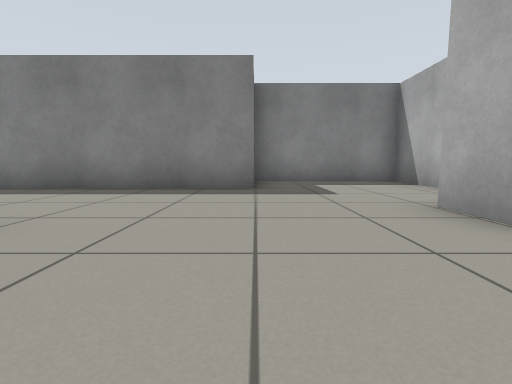
[1] (above)

16 first-person views from a walk through a Gazebo world. The camera is 0.5 m above the floor, tilts 6° down and sees 85° across. The floor is counted in squares, 1 m on a side. Each view is taken from the middle of a square. On the plan, view 1 faces up. The plan holds only what a view shows up to about 9 squares ahead; the rest is blank.

[2]
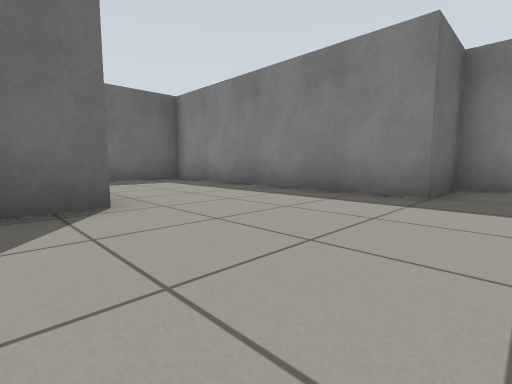

[3]
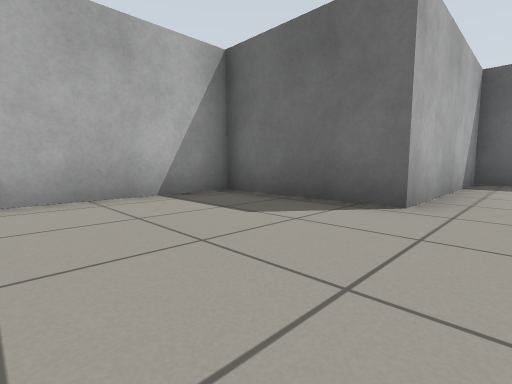

[4]
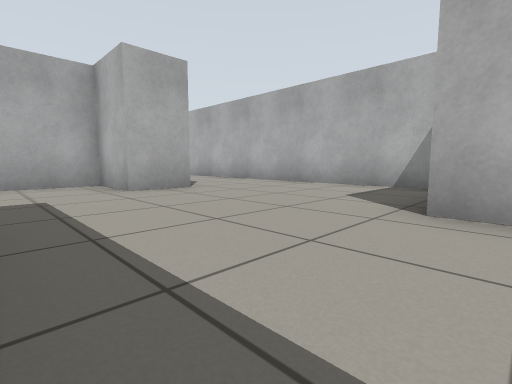

[5]
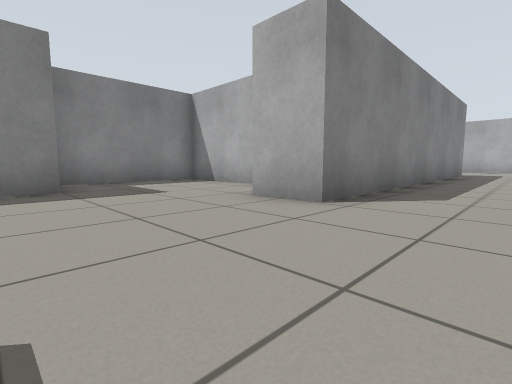

[6]
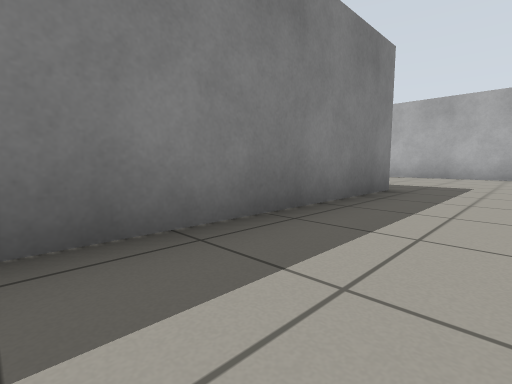

[7]
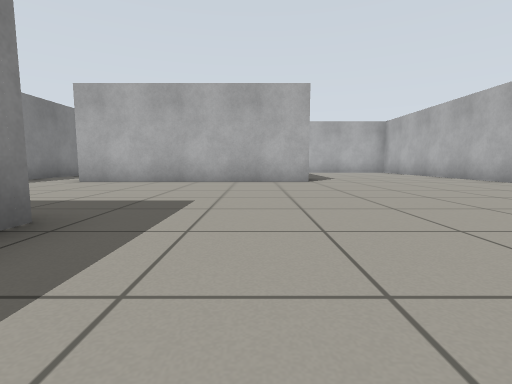

[8]
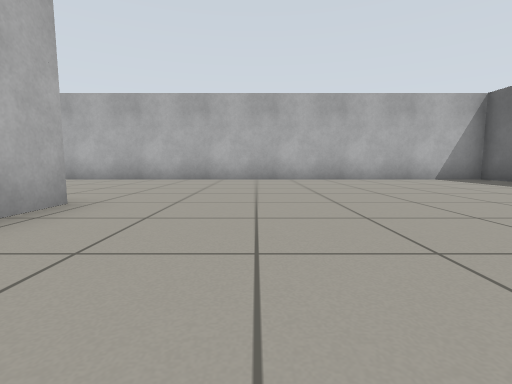

[9]
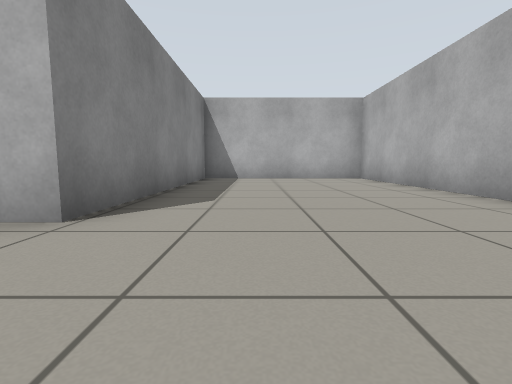

[10]
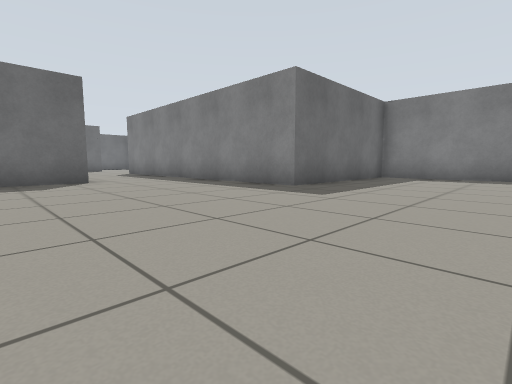

[11]
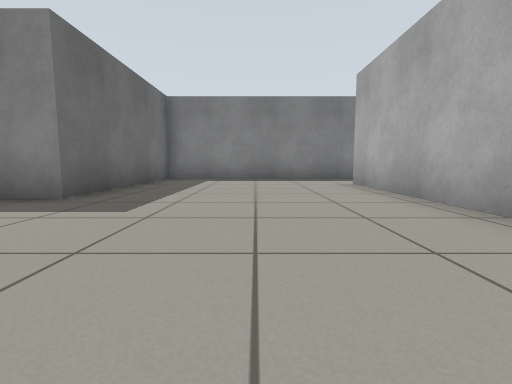

[12]
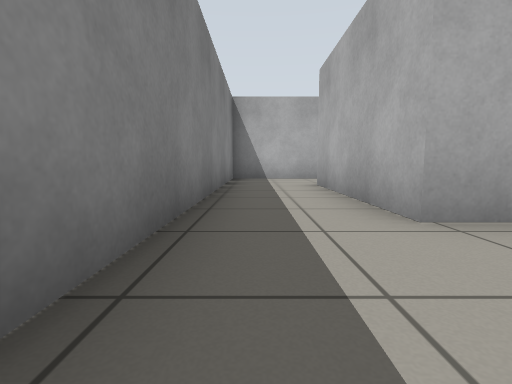

[13]
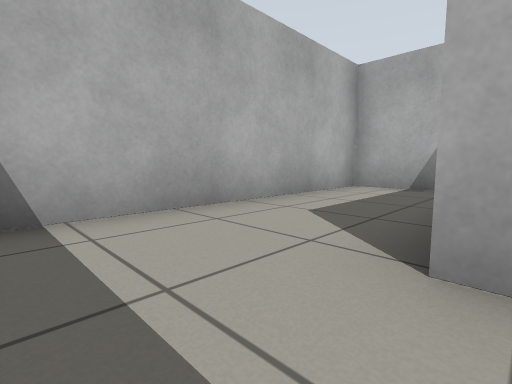

[14]
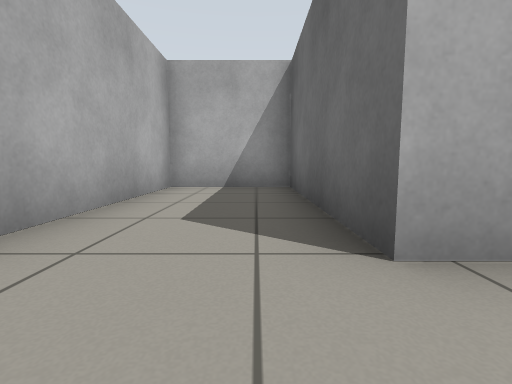

[15]
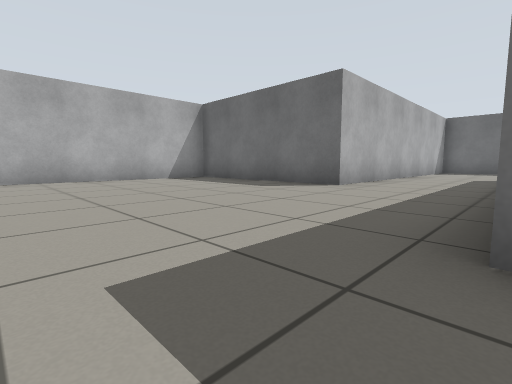

[16]
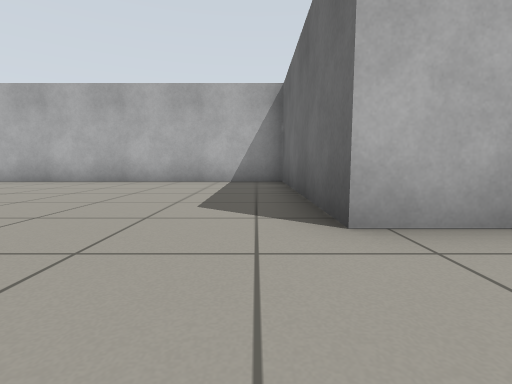

### Floor plan
Ten units are one square. View 1 is at (0, 0); x grows to the right and y downward. Boxes are objects, and circles mark ways between rooms. Rooms are numbered by the first view taken in them; rooms with no view inside come last. Other rooms are left out.
<svg viewBox="-74 -78 309 147">
<path fill="none" stroke="#000" d="M21 -19 21 -31 37 -31 37 -73 0 -73 0 -55 -69 -55 -69 -20 -23 -20 -23 11 4 11M230 14 163 14 163 -46 203 -46 203 -3 227 -3 227 -67 113 -67 113 -19 21 -19M227 64 227 14M4 11 73 11 73 63 230 63"/>
<circle cx="15" cy="-5" r="3" fill="#2a7"/>
<text x="-10" y="-40">1</text>
<text x="140" y="10">2</text>
</svg>
Room 1 opens to room 2.

Where each view was taken, in squares from view 1:
view 1: 0 up, 0 right, facing up
view 2: 1 up, 1 right, facing up-left
view 3: 3 up, 1 right, facing down-left
view 4: 5 up, 3 left, facing down-right
view 5: 0 up, 1 left, facing up-right
view 6: 0 up, 6 right, facing up-right
view 7: 0 up, 9 right, facing right
view 8: 2 up, 14 right, facing down
view 9: 3 down, 14 right, facing right
view 10: 3 down, 15 right, facing up-left
view 11: 2 down, 14 right, facing up
view 12: 6 up, 14 right, facing right
view 13: 6 up, 20 right, facing down-right
view 14: 6 up, 21 right, facing down
view 15: 2 up, 13 right, facing down-left
view 16: 1 up, 8 right, facing down
